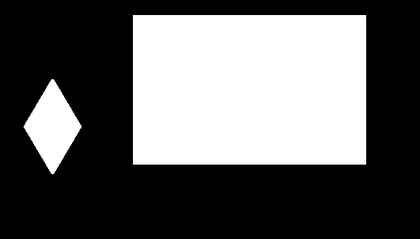
%> input picture ship/chain.jpg, 420 x 239 px, shrunk from 531 x 302 before the run
$ octave test.m   (GNU Octave 9; MATLAB toolbox functions it lacks are replaced by stand-ins)
%> lines starting %> are read from the running program, lines starting %| are printed output that depends on the picture; in (x1, y1, x2, y2) boxes, pixels count from 0 and x2, y2 are one past the last pixel; in counts of white or black regions, pixels touching at a corner belong together; the program's own positions count from 1
clc;clear ;close all;
I=imread('chain.jpg');%读取图片
%> I is the input picture: size 239x420x3 uint8; min 0, max 255, mean 96
tempmax=0;%找最大值临时变量
J=rgb2gray(I);%灰度化
[m,n]=size(J);
%> m = 239; n = 420
% [ out ] = chaincode8(J);
thresh = graythresh(J);     %自动确定二值化阈值
%> thresh = 0.5
BW = im2bw(J,thresh);       %对图像二值化
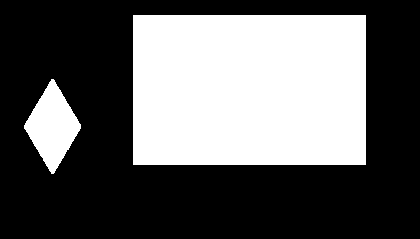
%> BW: size 239x420 logical; 37.7% white; 2 white regions, box (x1, y1, x2, y2) and area: (133, 15, 366, 165) 34950, (24, 79, 81, 174) 2881
figure
subplot(211)
imshow(BW)
% [4 lines of commented-out code are left out]
[B,L,N] = bwboundaries(BW,'noholes');
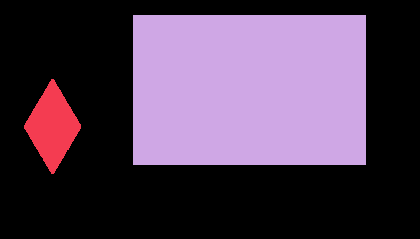
%> L: size 239x420 double; 3 distinct labels, from 0 to 2; one colour per label, 0 black
%> B = 2 boundaries; box (x1, y1, x2, y2) and points: (133, 15, 366, 165) 763, (24, 79, 81, 174) 194; N = 2
figure; imshow(BW); hold on;
for k=1:length(B),
    boundary = B{k};
    if(k > N)
        plot(boundary(:,2),...
            boundary(:,1),'g','LineWidth',2);
    else
        plot(boundary(:,2),...
            boundary(:,1),'r','LineWidth',2);
    end
end
%> this loop made 2 passes
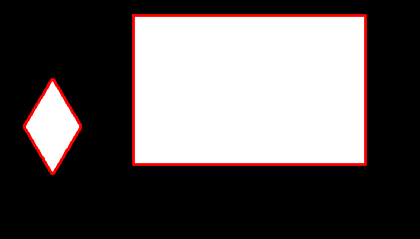
%> figure redrawn from the program's plot data

%%复数链码
chaincode=cell(length(B));
%> chaincode = {[], [], [], []}
for k=1:length(B),
    boundary = B{k};
    bl=length(boundary);
    tempcode=zeros(bl,1);
    tempcode(1)=boundary(1,1)-boundary(bl,1)+1i*(boundary(1,2)-boundary(bl,2));
    for len=2:bl
        dx=boundary(len,1)-boundary(len-1,1);
        dy=boundary(len,2)-boundary(len-1,2);
        tempcode(len)=dx+1i*dy;
    end
    chaincode{k}=tempcode;%第一部分复数链码

    tempcode(1)=chaincode{k}(1,1)-chaincode{k}(bl,1);
    for len=2:bl
        tempcode(len)=chaincode{k}(len,1)-chaincode{k}(len-1,1);
        %tempcode(len)=dx+1i*dy;
    end
    chaincode{k}(:,2)=tempcode;%相减码


    chaincode{k}(1,3)=real(chaincode{k}(1,1));
    chaincode{k}(1,4)=imag(chaincode{k}(1,1));
    for len=2:bl
        chaincode{k}(len,3)=chaincode{k}(len-1,3)+real(chaincode{k}(len,1));
        chaincode{k}(len,4)=chaincode{k}(len-1,4)+imag(chaincode{k}(len,1));
        %tempcode(len)=dx+1i*dy;
    end
    figure
    plot(chaincode{1}(:,3));
    hold
    plot(chaincode{1}(:,4));
end
%> this loop made 2 passes
%> bl on passes 1 to 2: 194, 763
%> pass 1, `plot(chaincode{1}(:,4));`:
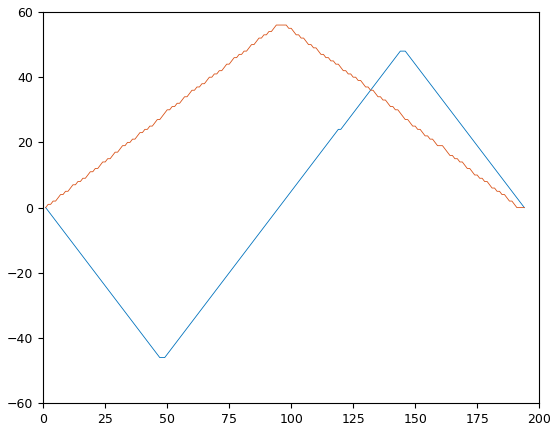
%> figure redrawn from the program's plot data; curve peaks at x = 144, y = 48; curve peaks at x = 94, y = 56
%> after the loop, chaincode = 4 items
